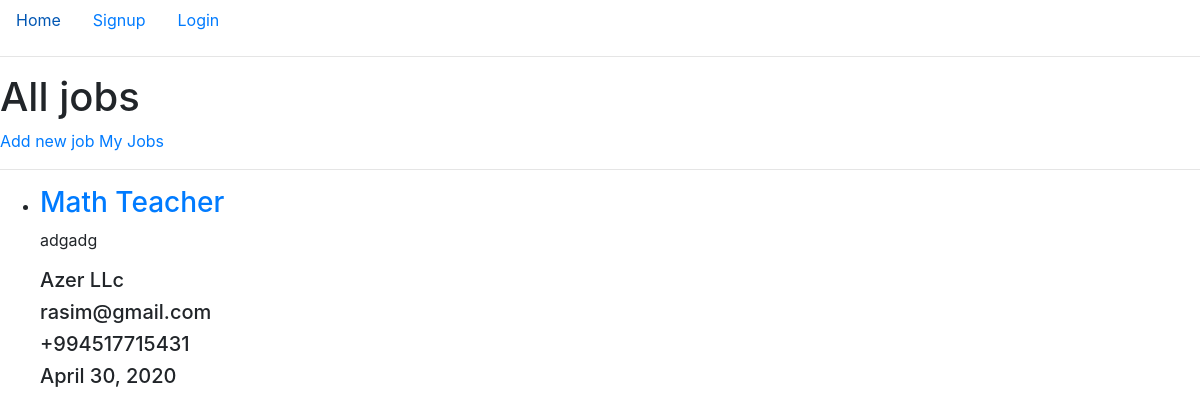
The app's page /jobs/, older data.
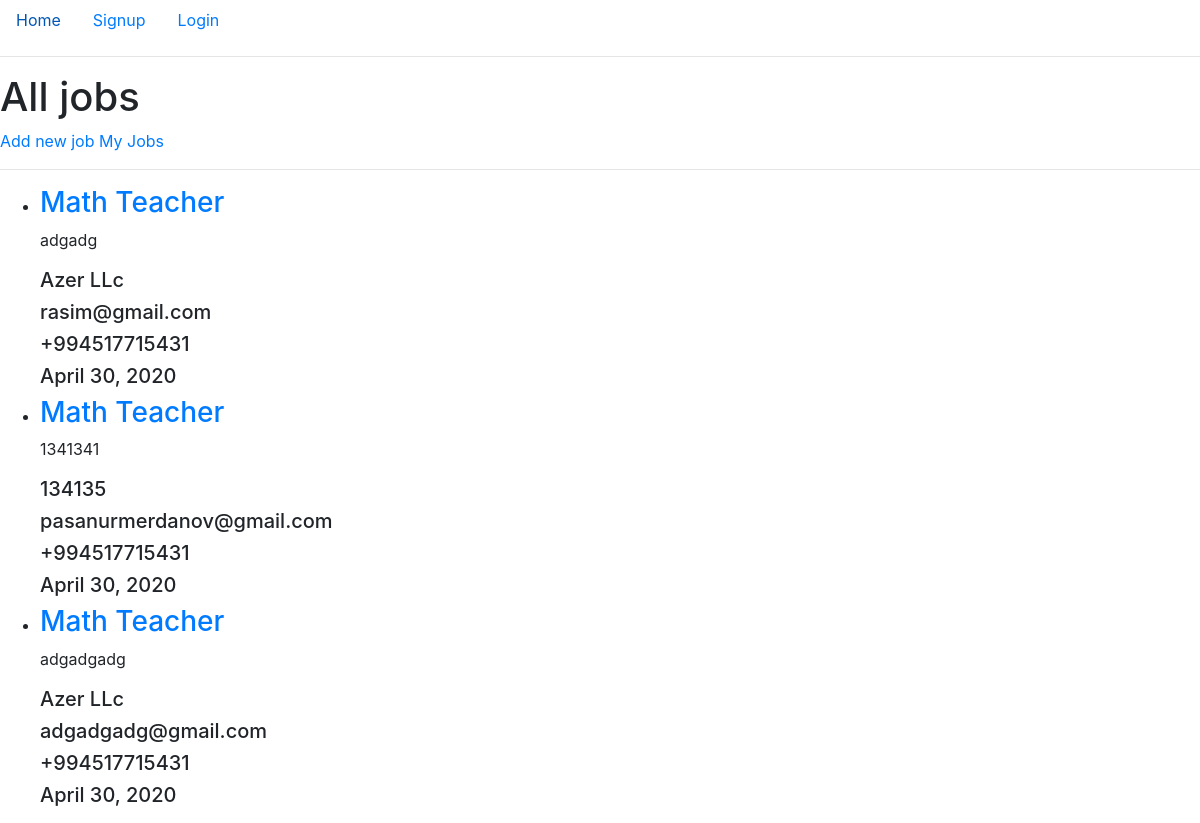
The same page, newer data.
### jobs/models.py (models this page shows, shortened)
class Job(models.Model):
    job_name = models.CharField(max_length=20, default="")
    company_name = models.CharField(max_length=20)
    description = models.TextField()
    email = models.EmailField()
    number = models.CharField(max_length=15)
    finished_date = models.DateField()
    user = models.ForeignKey(get_user_model(), on_delete=models.CASCADE,editable=False)
    slug = models.SlugField()

### jobs/views.py (the view)
# urls.py: url(r'^jobs/?', Jobs.as_view(), name="alljobs"),
class Jobs(ListView):
    model = Job
    context_object_name = 'jobs'
    queryset = Job.objects.all()
    template_name = 'jobs/job_list.html'

### templates/jobs/job_list.html
{% extends 'base.html' %}
{% block content %}
    <h1>All jobs</h1>
    <a href={% url 'jobcreate' %}>Add new job</a>
    <a href={% url 'myjobs' %}>My Jobs</a>
    <hr>
    <ul>
    {% for job in jobs %}
        <li>
            <a href={% url 'jobdetail' job.slug %}><h3>{{job.job_name}}</h3></a>
            <p>{{job.description|truncatechars:60}}</p>
            <h5>{{job.company_name}}</h5>
            <h5>{{job.email}}</h5>
            <h5>{{job.number}}</h5>
            <h5>{{job.finished_date}}</h5>
        </li>
    {% endfor %}
    </ul>
{% endblock %}

Row changes from the older to the newer data that the page shows:
added Job: job_name "Math Teacher", description "1341341", company_name "134135", email "pasanurmerdanov@gmail.com", number "+994517715431", finished_date "April 30, 2020"
added Job: job_name "Math Teacher", description "adgadgadg", company_name "Azer LLc", email "adgadgadg@gmail.com", number "+994517715431", finished_date "April 30, 2020"
